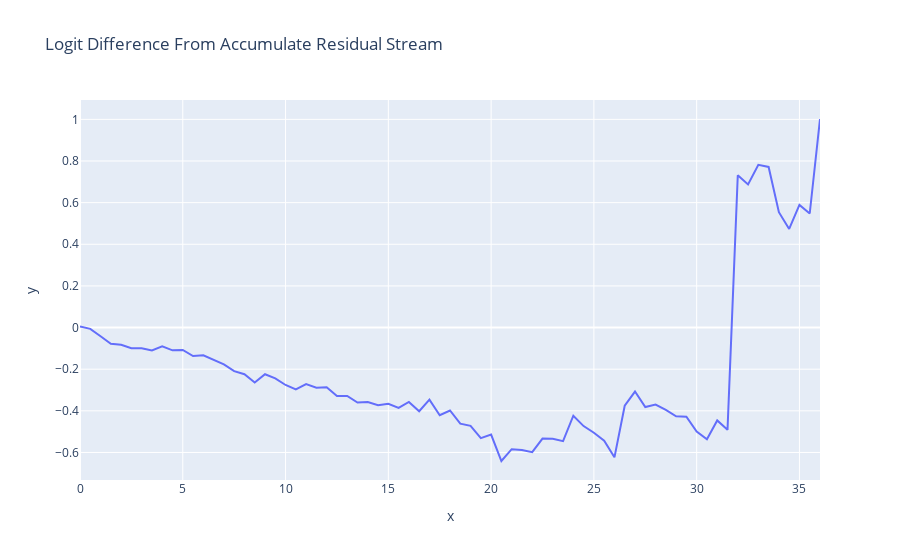

Notebook code for this chart:
### Code cell
accumulated_residual, labels = original_cache.accumulated_resid(layer=-1, incl_mid=True, pos_slice=final_token_indices, return_labels=True)
logit_lens_logit_diffs = residual_stack_to_logit_diff(accumulated_residual, original_cache)
print('logit_lens_logit_diffs shape:', logit_lens_logit_diffs.shape)
# logit_lens_logit_diffs = logit_lens_logit_diffs.gather(dim=-1, index=gather_accumulated_res).squeeze(2)
line(logit_lens_logit_diffs, x=np.arange(model.cfg.n_layers*2+1)/2, hover_name=labels, title="Logit Difference From Accumulate Residual Stream")

### Figure 1 — Plotly figure (JSON) as saved in the notebook; plotly's stock layout.template omitted (floating-point values rounded to 4 significant figures)
{"data": [{"hovertemplate": "<b>%{hovertext}</b><br><br>x=%{x}<br>y=%{y}<extra></extra>", "hovertext": ["0_pre", "0_mid", "1_pre", "1_mid", "2_pre", "2_mid", "3_pre", "3_mid", "4_pre", "4_mid", "5_pre", "5_mid", "6_pre", "6_mid", "7_pre", "7_mid", "8_pre", "8_mid", "9_pre", "9_mid", "10_pre", "10_mid", "11_pre", "11_mid", "12_pre", "12_mid", "13_pre", "13_mid", "14_pre", "14_mid", "15_pre", "15_mid", "16_pre", "16_mid", "17_pre", "17_mid", "18_pre", "18_mid", "19_pre", "19_mid", "20_pre", "20_mid", "21_pre", "21_mid", "22_pre", "22_mid", "23_pre", "23_mid", "24_pre", "24_mid", "25_pre", "25_mid", "26_pre", "26_mid", "27_pre", "27_mid", "28_pre", "28_mid", "29_pre", "29_mid", "30_pre", "30_mid", "31_pre", "31_mid", "32_pre", "32_mid", "33_pre", "33_mid", "34_pre", "34_mid", "35_pre", "35_mid", "final_post"], "legendgroup": "", "line": {"color": "#636efa", "dash": "solid"}, "marker": {"symbol": "circle"}, "mode": "lines", "name": "", "orientation": "v", "showlegend": false, "type": "scatter", "x": [0, 0.5, 1, 1.5, 2, 2.5, 3, 3.5, 4, 4.5, 5, 5.5, 6, 6.5, 7, 7.5, 8, 8.5, 9, 9.5, 10, 10.5, 11, 11.5, 12, 12.5, 13, 13.5, 14, 14.5, 15, 15.5, 16, 16.5, 17, 17.5, 18, 18.5, 19, 19.5, 20, 20.5, 21, 21.5, 22, 22.5, 23, 23.5, 24, 24.5, 25, 25.5, 26, 26.5, 27, 27.5, 28, 28.5, 29, 29.5, 30, 30.5, 31, 31.5, 32, 32.5, 33, 33.5, 34, 34.5, 35, 35.5, 36], "xaxis": "x", "y": [0.004776, -0.006307, -0.04188, -0.07769, -0.08256, -0.09912, -0.09902, -0.11, -0.09051, -0.1094, -0.1073, -0.1368, -0.1332, -0.1539, -0.1771, -0.2094, -0.224, -0.2641, -0.2242, -0.2443, -0.2758, -0.2968, -0.2718, -0.2886, -0.2863, -0.3283, -0.3282, -0.3605, -0.3581, -0.3734, -0.366, -0.3857, -0.357, -0.4021, -0.3465, -0.4212, -0.3982, -0.4615, -0.472, -0.5313, -0.5142, -0.6409, -0.5841, -0.5877, -0.5986, -0.5332, -0.5343, -0.5458, -0.4235, -0.4732, -0.5051, -0.5439, -0.6234, -0.3754, -0.3073, -0.3819, -0.3701, -0.3957, -0.4259, -0.4284, -0.4994, -0.5369, -0.446, -0.4913, 0.7313, 0.6877, 0.7816, 0.7715, 0.5543, 0.4738, 0.5893, 0.5479, 1.002], "yaxis": "y"}], "layout": {"legend": {"tracegroupgap": 0}, "title": {"text": "Logit Difference From Accumulate Residual Stream"}, "xaxis": {"anchor": "y", "domain": [0, 1], "title": {"text": "x"}}, "yaxis": {"anchor": "x", "domain": [0, 1], "title": {"text": "y"}}}}
